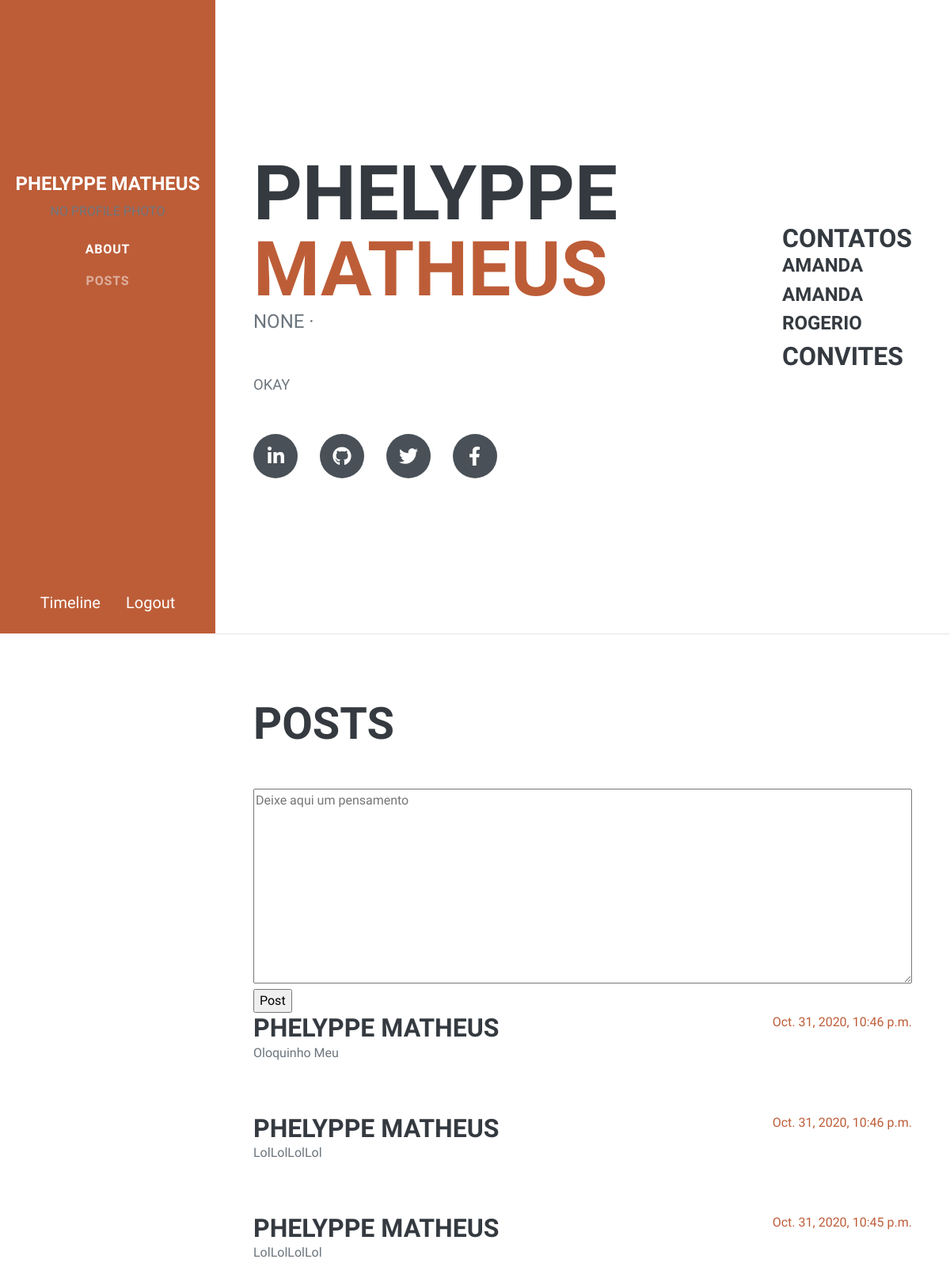
/ (signed in), run on the app's committed database.
### perfil/models.py (models this page shows, shortened)
class Profile(AbstractUser):
    phone = models.CharField(max_length=20, null=False)
    works_to = models.CharField(max_length=255, null=False)
    contacts = models.ManyToManyField('Profile', related_name='contacted')
    about = models.TextField(default='Hello, i\'m new to ConnectedIn')
    address = models.CharField(max_length=200, null=True)

### timeline/models.py (models this page shows, shortened)
class Post(models.Model):
    text = models.CharField(max_length=255, null=False)
    date = models.DateTimeField(auto_now_add=True, blank=True)
    creator = models.ForeignKey('perfil.Profile', on_delete=models.CASCADE,
                                related_name='posts')

### perfil/views.py (the view)
class ProfileView(LoginRequiredMixin, TemplateView):
    template_name = 'index.html'
    def get_context_data(self, **kwargs):
        context = super().get_context_data(**kwargs)
        context['new_post'] = PostForm()
        context['contacts'] = (User.objects.get(
                                username=self.request.user.username
                            ).contacts.all() | User.objects.get(
                                username=self.request.user.username
                            ).contacted.all()).order_by('username')
        context['invites'] = self.request.user.invited.all()
        return context

### timeline/forms.py
class PostForm(forms.ModelForm):
    class Meta:
        model = Post
        fields = ['text']
    def __init__(self, *args, **kwargs):
        super().__init__(*args, **kwargs)
        self.fields['text'].widget = forms.Textarea()
        self.fields['text'].widget.attrs.update(
            placeholder='Deixe aqui um pensamento')

### perfil/templates/index.html (shortened to what this page needs)
{% extends 'home.html' %}
{% load static %}
    {% block perfil %}
    <section class="resume-section" id="about">
        <div class="resume-section-content">
            <h1 class="mb-0">
                {{ user.first_name }}
                <span class="text-primary">{{ user.last_name }}</span>
            </h1>
            <div class="subheading mb-5">
                {{ user.address }} ·
            </div>
            <p class="lead mb-5">{{ user.about }}</p>
            <div class="social-icons">
                <a class="social-icon" href="#"><i class="fab fa-linkedin-in"></i></a>
                <a class="social-icon" href="#"><i class="fab fa-github"></i></a>
                <a class="social-icon" href="#"><i class="fab fa-twitter"></i></a>
                <a class="social-icon" href="#"><i class="fab fa-facebook-f"></i></a>
            </div>
        </div>
        <div class="d-flex flex-column flex-md-row justify-content-between mb-5">
            <div class="flex-grow-1">
                <h3 class="mb-0">Contatos</h3>
                {% for ctt in contacts %}
                <a href="{% url 'perfil:contact' ctt.username %}"><h4>{{ ctt.username }}</h4></a>
                {% endfor %}
                <h3 class="mb-0">Convites</h3>
            </div>
        </div>
    </section>
    <hr class="m-0" />
    {% endblock %}
    {% block posts %}
    <section class="resume-section" id="experience">
        <div class="resume-section-content">
            <h2 class="mb-5">Posts</h2>
            <form action="{% url 'timeline:post' %}">
                {{ new_post.text }}<br/>
                <input type="submit" class="fadeIn fourth" value="Post">
            </form>
            {% for post in user.posts.all reversed %}
            <div class="d-flex flex-column flex-md-row justify-content-between mb-5">
                <div class="flex-grow-1">
                    <h3 class="mb-0">{{post.creator.get_full_name}}</h3>
                    <p>{{post.text}}</p>
                </div>
                <div class="flex-shrink-0"><span class="text-primary">{{ post.date }}</span></div>
            </div>
            {% endfor %}
        </div>
    </section>
    {% endblock %}

### templates/home.html (shortened to what this page needs)
{% load static %}
<!DOCTYPE html>
<html lang="en">
    <head>
        <link href="{% static 'css/profile.css' %}" rel="stylesheet"/>
    </head>
    <body id="page-top">
        <nav class="navbar navbar-expand-lg navbar-dark bg-primary fixed-top" id="sideNav">
            {% block sidebar %}
            <a class="navbar-brand js-scroll-trigger" href="#page-top">
                <span class="d-none d-lg-block">
                    <h4><a href="\">{{user.get_full_name}}</a></h4>
                    {% if user.profile_img %}
                    <img class="img-fluid img-profile rounded-circle mx-auto mb-2" src="{{ user.profile_img }}" alt="" />
                    {% else %}
                    <p>NO PROFILE PHOTO</p>
                    {% endif %}
                </span>
            </a>
            <div class="collapse navbar-collapse" id="navbarSupportedContent">
                <ul class="navbar-nav">
                    <li class="nav-item"><a class="nav-link js-scroll-trigger" href="#about">About</a></li>
                    <li class="nav-item"><a class="nav-link js-scroll-trigger" href="#experience">Posts</a></li>
                </ul>
            </div>
            {% endblock %}
            {% block navFooter%}
            <div class="navbar-brand">
            <a class="nav-link" href="{% url 'timeline:timeline' %}">Timeline</a>
            <a class="nav-link" href="{% url 'logout' %}">Logout</a>
            </div>
            {% endblock %}
        </nav>
        {% block perfil %} {% endblock %}
        {% block posts %} {% endblock %}
    </body>
</html>

### data on the page
Profile: get_full_name "PHELYPPE MATHEUS", first_name "PHELYPPE", last_name "MATHEUS", address "NONE", about "OKAY"
Profile: username "AMANDA"
Profile: username "ROGERIO"
Post: creator.get_full_name "PHELYPPE MATHEUS", text "Oloquinho Meu", date "Oct. 31, 2020, 10:46 p.m."
Post: creator.get_full_name "PHELYPPE MATHEUS", text "LolLolLolLol", date "Oct. 31, 2020, 10:46 p.m."
Post: creator.get_full_name "PHELYPPE MATHEUS", text "LolLolLolLol", date "Oct. 31, 2020, 10:45 p.m."
